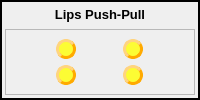
              <widget class="QFrame" name="frame_64">
               <property name="frameShape">
                <enum>QFrame::WinPanel</enum>
               </property>
               <property name="frameShadow">
                <enum>QFrame::Plain</enum>
               </property>
               <layout class="QGridLayout" name="gridLayout_70">
                <property name="leftMargin">
                 <number>3</number>
                </property>
                <property name="topMargin">
                 <number>3</number>
                </property>
                <property name="rightMargin">
                 <number>3</number>
                </property>
                <property name="bottomMargin">
                 <number>3</number>
                </property>
                <item row="0" column="0" colspan="2">
                 <widget class="QLabel" name="label_35">
                  <property name="maximumSize">
                   <size>
                    <width>16777215</width>
                    <height>20</height>
                   </size>
                  </property>
                  <property name="font">
                   <font>
                    <pointsize>10</pointsize>
                    <weight>75</weight>
                    <bold>true</bold>
                   </font>
                  </property>
                  <property name="text">
                   <string>Lips Push-Pull</string>
                  </property>
                  <property name="alignment">
                   <set>Qt::AlignCenter</set>
                  </property>
                 </widget>
                </item>
                <item row="1" column="0" colspan="2">
                 <widget class="QFrame" name="frame_65">
                  <property name="frameShape">
                   <enum>QFrame::StyledPanel</enum>
                  </property>
                  <property name="frameShadow">
                   <enum>QFrame::Plain</enum>
                  </property>
                  <layout class="QGridLayout" name="gridLayout_71">
                   <item row="0" column="1">
                    <widget class="QPushButton" name="CTRL_L_mouth_pushPullU">
                     <property name="minimumSize">
                      <size>
                       <width>20</width>
                       <height>20</height>
                      </size>
                     </property>
                     <property name="maximumSize">
                      <size>
                       <width>20</width>
                       <height>20</height>
                      </size>
                     </property>
                     <property name="styleSheet">
                      <string notr="true">QPushButton{
background-color: rgba(255, 255, 0, 200);
border-style: outset;
border-width: 3px;
border-radius: 10px;
border-color: rgb(255, 170, 0);
}
QPushButton:hover{
background-color:rgba(0,0,200,60); 
color: black;}
QPushButton:checked{
background-color: rgba(0,255, 0 ,200);
border-style: inset; }

</string>
                     </property>
                     <property name="text">
                      <string/>
                     </property>
                    </widget>
                   </item>
                   <item row="1" column="1">
                    <widget class="QPushButton" name="CTRL_L_mouth_pushPullD">
                     <property name="minimumSize">
                      <size>
                       <width>20</width>
                       <height>20</height>
                      </size>
                     </property>
                     <property name="maximumSize">
                      <size>
                       <width>20</width>
                       <height>20</height>
                      </size>
                     </property>
                     <property name="styleSheet">
                      <string notr="true">QPushButton{
background-color: rgba(255, 255, 0, 200);
border-style: outset;
border-width: 3px;
border-radius: 10px;
border-color: rgb(255, 170, 0);
}
QPushButton:hover{
background-color:rgba(0,0,200,60); 
color: black;}
QPushButton:checked{
background-color: rgba(0,255, 0 ,200);
border-style: inset; }

</string>
                     </property>
                     <property name="text">
                      <string/>
                     </property>
                    </widget>
                   </item>
                   <item row="0" column="0">
                    <widget class="QPushButton" name="CTRL_R_mouth_pushPullU">
                     <property name="minimumSize">
                      <size>
                       <width>20</width>
                       <height>20</height>
                      </size>
                     </property>
                     <property name="maximumSize">
                      <size>
                       <width>20</width>
                       <height>20</height>
                      </size>
                     </property>
                     <property name="styleSheet">
                      <string notr="true">QPushButton{
background-color: rgba(255, 255, 0, 200);
border-style: outset;
border-width: 3px;
border-radius: 10px;
border-color: rgb(255, 170, 0);
}
QPushButton:hover{
background-color:rgba(0,0,200,60); 
color: black;}
QPushButton:checked{
background-color: rgba(0,255, 0 ,200);
border-style: inset; }

</string>
                     </property>
                     <property name="text">
                      <string/>
                     </property>
                    </widget>
                   </item>
                   <item row="1" column="0">
                    <widget class="QPushButton" name="CTRL_R_mouth_pushPullD">
                     <property name="minimumSize">
                      <size>
                       <width>20</width>
                       <height>20</height>
                      </size>
                     </property>
                     <property name="maximumSize">
                      <size>
                       <width>20</width>
                       <height>20</height>
                      </size>
                     </property>
                     <property name="styleSheet">
                      <string notr="true">QPushButton{
background-color: rgba(255, 255, 0, 200);
border-style: outset;
border-width: 3px;
border-radius: 10px;
border-color: rgb(255, 170, 0);
}
QPushButton:hover{
background-color:rgba(0,0,200,60); 
color: black;}
QPushButton:checked{
background-color: rgba(0,255, 0 ,200);
border-style: inset; }

</string>
                     </property>
                     <property name="text">
                      <string/>
                     </property>
                    </widget>
                   </item>
                  </layout>
                 </widget>
                </item>
               </layout>
              </widget>
